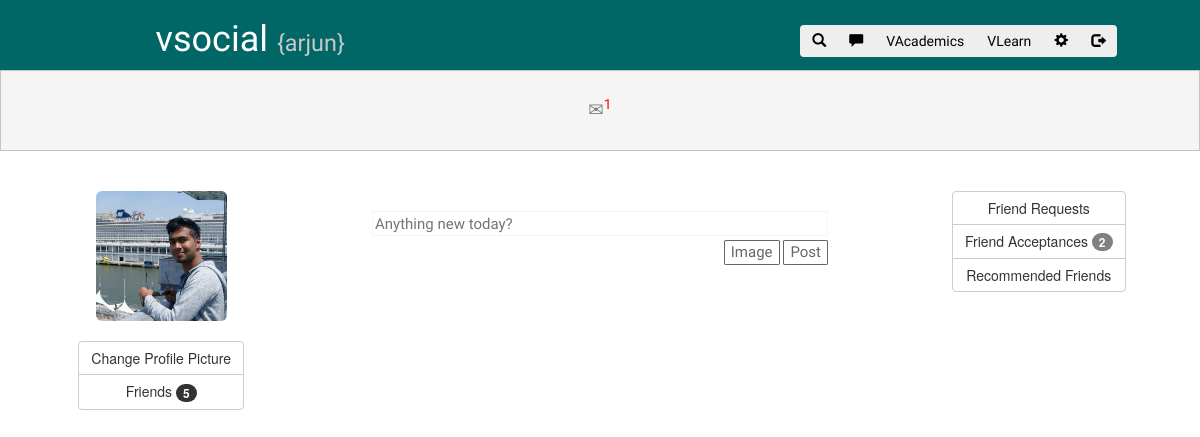
/home/index.php (signed in), run on the app's committed database.
### tables this page shows
CREATE TABLE `primaryinfo` (
  `userid` bigint(10) NOT NULL,
  `name` varchar(30) NOT NULL,
  `email` varchar(30) NOT NULL,
  `gender` varchar(1) NOT NULL,
  `age` varchar(3) NOT NULL,
  `phonenumber` varchar(15) NOT NULL,
  `address` varchar(65000) NOT NULL
);

CREATE TABLE `profilepic` (
  `id` bigint(10) NOT NULL,
  `userid` bigint(10) NOT NULL,
  `link` varchar(255) NOT NULL,
  `time` timestamp NOT NULL DEFAULT CURRENT_TIMESTAMP,
  `timestamp` bigint(200) NOT NULL
);

### home/index.php (the view, shortened to what this page needs)
<?php
include '../connection.php';
$username = $_SESSION['username'];
$sql = "SELECT userid FROM usera WHERE username='$username'";
$result = mysqli_query($conn, $sql) or die("Error: " . mysqli_error($conn));
$row  = mysqli_fetch_array($result);
$id   = $row[0];
$sql2 = "SELECT name FROM primaryinfo WHERE userid='$id'";
$result2 = mysqli_query($conn, $sql2) or die("Error: " . mysqli_error($conn));
$row2 = mysqli_fetch_array($result2);
$name = $row2[0];
$sql3 = "SELECT link FROM profilepic WHERE userid='$id' ORDER BY id DESC LIMIT 1";
$result3 = mysqli_query($conn, $sql3) or die("Error: " . mysqli_error($conn));
$row3           = mysqli_fetch_array($result3);
$linkprofilepic = $row3[0];
$friendsql = "SELECT * FROM friend WHERE (userid='$id' OR friendid='$id') AND status=1";
$friendsqlresult = mysqli_query($conn, $friendsql) or die(mysqli_error($conn));
$countlist = 0;
while ($friendsqlrow = mysqli_fetch_array($friendsqlresult)) {
    $countlist++;
}
?>
<!doctype html>
<html lang="en">
<head>
<link rel="stylesheet" href="https://maxcdn.bootstrapcdn.com/bootstrap/3.3.7/css/bootstrap.min.css">
</head>
<body>
<div class="container-responsive">
<div class="row bstop top">
<div class="col-xs-12 col-md-5">
<h1 class="text-center d-inline">&nbsp;&nbsp;vsocial <small class="top_name">{<?php
echo $name;
?>}</small></h1>
</div>
<div class="col-xs-12 col-md-5 text-center">
<h1><div class="btn-group btn-group-md " role="group" aria-label="...">
  <a href="../search" class="btn btn-primary button_white"><span class="glyphicon glyphicon-search"></span></a>
  <a href="../messenger" class="btn btn-primary button_white"><span class="glyphicon glyphicon-comment"></span></a>
  <a href="../test/homes.php" class="btn btn-primary button_white">VAcademics </a>
  <a href="../test/learn.php" class="btn btn-primary button_white">VLearn </a>
  <button class="btn btn-success settings button_white" id="settings_button"><span class="glyphicon glyphicon-cog"></span></button>
  <button class="btn btn-danger button_white" id="logout"><span class="glyphicon glyphicon-log-out"></span></button>
</div></h1>
</div>
</div>
</div>
<div id="notheader">
<table class="message">
<tr valign="middle">
<td valign="middle">
<center><div class="pointer"><div class="welcome" id="1"><br>&#9993;<span style="color:red;"><sup>1</sup></span></div></div></center>
<br>
</td>
</tr>
</table>
<br>
<br>
<div class="container">
<div class="row">
<div class="col-xs-12 col-md-3">
<table width="100%">
<tr>
<td><center><img src="<?php
echo $linkprofilepic;
?>" class="img-responsive img-rounded" width="50%"><br>
<div class="btn-group-vertical">
  <button type="button" class="btn btn-default changepp">Change Profile Picture</button>
  <button type="button" class="btn btn-default" id="friends_list_opener">Friends <span class="badge"><?php
echo $countlist;
?></span></button>
</div>
</center>
</td>
</tr>
</table>
</div>
<div class="col-xs-12 col-md-6">
<td width="50%" style="border-right:thin solid #EFEFEF;">
<table class="post">
<tr>
<td>
<center>
<table class="poster">
<tr>
<td>
<br>
<textarea id="postcontenthandler" placeholder="Anything new today?" rows="5" cols="50"></textarea>
</td>
</tr>
<tr>
<td style="text-align:right">
<button class="postimage">Image</button>
<button class="postbutton">Post</button>
</td>
</tr>
</table>
<br>
</center>
</td></tr></table>
<br>
<?php
$bsql = "SELECT * FROM notification_checked_on WHERE userid='$id' AND type='a' ORDER BY id DESC LIMIT 1";
$bsqlquery = mysqli_query($conn, $bsql) or die(mysqli_error($conn));
$bsqlfetch = mysqli_fetch_array($bsqlquery) or die(mysqli_error($conn));
$timecheckeda = $bsqlfetch['timestamp'];
$xsql = "SELECT * FROM friend WHERE userid='$id' AND status=1 ORDER BY id DESC";
$xsqlquery = mysqli_query($conn, $xsql) or die(mysqli_error($conn));
$countz  = 0;
$countz1 = 0;
while ($xsqlfetch = mysqli_fetch_array($xsqlquery)) {
    $timea        = $xsqlfetch['timestamp'];
    $acceptuserid = $xsqlfetch['friendid'];
    $vsql         = "SELECT name FROM primaryinfo WHERE userid='$acceptuserid'";
    $vsqlquery = mysqli_query($conn, $vsql) or die(mysqli_error($conn));
    $vsqlfetch      = mysqli_fetch_array($vsqlquery);
    $acceptusername = $vsqlfetch['name'];
    if ($timecheckeda < $timea) {
        $countz++;
        echo "<tr><td><a href='../user?target=" . $acceptuserid . "'><span style='color:#b20000'>" . $acceptusername . "</span></a></td></tr>";
    } else {
        $countz1++;
    }
}
?>
</td>
</div>
<div class="col-xs-12 col-md-3 text-center">
<div class="btn-group-vertical">
  <button type="button" class="btn btn-default fr">Friend Requests</button>
<button type="button" class="btn btn-default fa">
<?php
if($countz>0)
{
echo "Friend Acceptances <span class='badge' style='background:darkred'>".$countz;
}
else
{
echo "Friend Acceptances <span class='badge' style='background:grey'>".$countz1;
}
?></span></button>
<button type="button" class="btn btn-default" id="friends_list_recom_opener">Recommended Friends</button>
</div>
</div>
</div>
</div>
</div>
</body>
</html>

### home/index.php (style rules this page uses)
table.message { background-color: #f5f5f5; border:thin solid #c4c4c4; color:grey; padding: 3px; font-family: 'Raleway', sans-serif; font-size:18.5px; width:100%; }
body { padding:0px; margin:0px; }
button.x,button.u,button.postbutton,button.postimage,.general { transition:all ease 0.5s; font-size:15px; font-family:'Raleway', sans-serif; border: thin solid #666; background-color:white; color:#666; border-radius:5%; }
textarea#postcontenthandler { font-size:15px; font-family:'Raleway', sans-serif; border:thin solid #f5f5f5; height:50px; grid-rows:100; outline:none; resize:none; }
table.post,table.main { width:100%; }
.bstop { background:#EFEFEF; }
.top { font-family: 'Comfortaa', cursive; background: rgb(1,102,102); color:white; }
.top_name { color:rgb(200,200,200); }
.button_white { color:black; background: #eee; border:#eee; }

### data on the page
primaryinfo: name "arjun"
profilepic: link (picture)

### other printed values
$countlist "5"
$countz1 "2"
